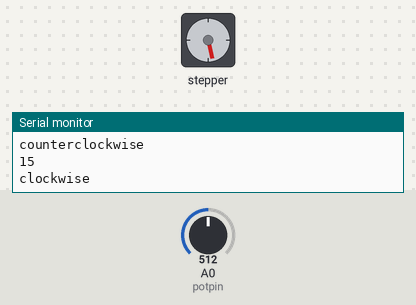
Recording of a sketch running on a simulated Arduino Uno, built with avr-gcc and run on an emulated ATmega328P. Parts: stepper motor, the last lines printed to the serial monitor. Inputs (shaded band) come from the test bench; at power-on: A0 (potpin) = 512. Stepper angles assume 200 steps per turn.

Above: at 4.4 s.
4.5 s: A0 (potpin) set to 716
At 7.2 s:
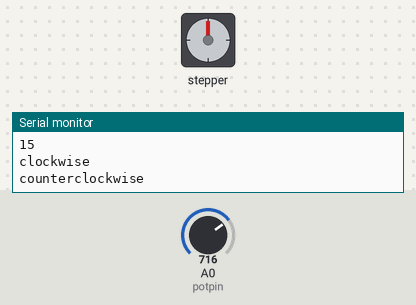
13.2 s: A0 (potpin) set to 900
At 13.87 s:
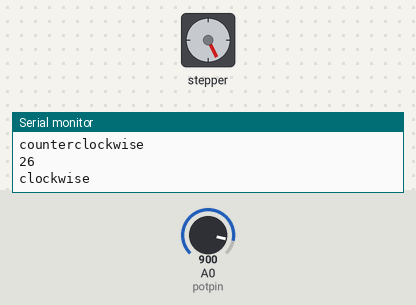
17.8 s: A0 (potpin) set to 511
At 18.96 s:
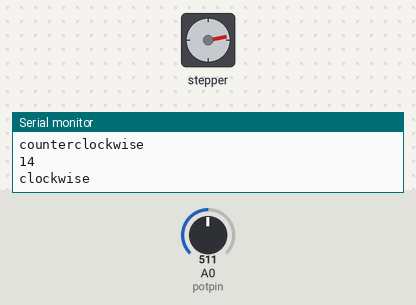
26.5 s: A0 (potpin) set to 0
Timing chart, 0 to 32.1 s (numbered marks = the images above; inputs shaded):
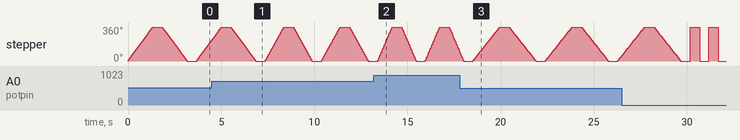

The sketch:

bipolar_pot.ino
```cpp
#include <Stepper.h>

const int stepsPerRevolution = 200;  // change this to fit the number of steps per revolution
// for your motor

// initialize the stepper library on pins 8 through 11:
Stepper myStepper(stepsPerRevolution, 12, 11, 10, 9);

int potpin = 0;  // analog pin used to connect the potentiometer
int val;    // variable to read the value from the analog pin

void setup() {
  // set the speed at 60 rpm:
  myStepper.setSpeed(60);
  // initialize the serial port:
  Serial.begin(9600);
}

void loop() {
  val = analogRead(potpin);            // reads the value of the potentiometer (value between 0 and 1023)
  val = map(val, 0, 1023, 0, 30);     // scale it to use it with the servo (value between 0 and 180)
  Serial.println(val);
  // step one revolution  in one direction:
  Serial.println("clockwise");
  myStepper.setSpeed(3*val);
  myStepper.step(stepsPerRevolution);
  delay(500);

  // step one revolution in the other direction:
  Serial.println("counterclockwise");
  myStepper.step(-stepsPerRevolution);
  delay(500);
}
```
